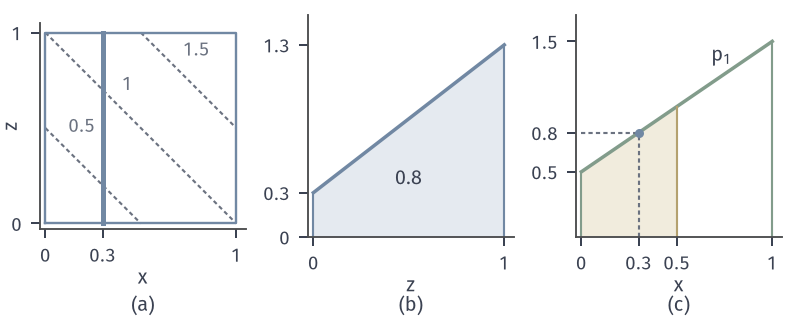

Write the Python code that produced this figure.
from pathlib import Path
import sys
ROOT = next(p for p in Path(__file__).resolve().parents if (p/"build.sh").is_file() and (p/"tex/book.tex").is_file())
sys.path.insert(0, str(ROOT/"figures/00-shared/mathematical-preliminaries-upper/00-shared/comprehension-figures"))
from support import figure, save, BLUE, GREEN, YELLOW, RED, PURPLE, INK, MUTED, GRID, BLUE_FILL, GREEN_FILL, YELLOW_FILL, RED_FILL, PURPLE_FILL
import numpy as np

# p(x,z)=x+z on [0,1]^2; fiber at x0=0.3; p1(x)=x+1/2; mass of [0,1/2]=3/8.
fig, axes = figure(width_mm=112, height_mm=46, ncols=3)
fig.set_layout_engine(None)
fig.subplots_adjust(left=.05, right=.985, top=.95, bottom=.27, wspace=.3)
a, b, c = axes
x0 = .3
for lev in (.5, 1, 1.5):
    if lev <= 1: X = [0, lev]; Z = [lev, 0]
    else: X = [lev-1, 1]; Z = [1, lev-1]
    a.plot(X, Z, color=MUTED, lw=.85, ls=(0, (2, 1.5)))
for lev, xx, zz in ((.5, .12, .46), (1, .4, .68), (1.5, .72, .86)):
    a.text(xx, zz, f'{lev:g}', color=MUTED, fontsize=7.5, ha='left', va='bottom')
a.plot([0, 1, 1, 0, 0], [0, 0, 1, 1, 0], color=BLUE, lw=.95)
a.plot([x0, x0], [0, 1], color=BLUE, lw=2.0)
a.set_xlim(-.03, 1.05); a.set_ylim(-.03, 1.05); a.set_aspect('equal', adjustable='box')
a.set_xticks([0, x0, 1]); a.set_xticklabels(['0', '0.3', '1']); a.set_yticks([0, 1]); a.set_xlabel('$x$', labelpad=1); a.set_ylabel('$z$', labelpad=-4)
z = np.linspace(0, 1, 100)
b.fill_between(z, 0, x0+z, color=BLUE_FILL, lw=0)
b.plot(z, x0+z, color=BLUE, lw=1.4); b.plot([0, 0], [0, x0], color=BLUE, lw=.85); b.plot([1, 1], [0, 1.3], color=BLUE, lw=.85)
b.set_xlim(-.03, 1.05); b.set_ylim(0, 1.5); b.set_xticks([0, 1]); b.set_yticks([0, .3, 1.3]); b.set_yticklabels(['0', '0.3', '1.3']); b.set_xlabel('$z$', labelpad=1)
b.text(.5, .35, '$0.8$', color=INK, ha='center')
t = np.linspace(0, 1, 100); s = np.linspace(0, .5, 60)
c.fill_between(s, 0, s+.5, color=YELLOW_FILL, lw=0)
c.plot(t, t+.5, color=GREEN, lw=1.4); c.plot([0, 0], [0, .5], color=GREEN, lw=.85); c.plot([1, 1], [0, 1.5], color=GREEN, lw=.85); c.plot([.5, .5], [0, 1], color=YELLOW, lw=.85)
c.plot([x0], [.8], 'o', ms=3.6, color=BLUE, mew=0, zorder=5)
c.plot([0, x0], [.8, .8], color=MUTED, lw=.85, ls=(0, (2, 1.5))); c.plot([x0, x0], [0, .8], color=MUTED, lw=.85, ls=(0, (2, 1.5)))
c.set_xlim(-.03, 1.05); c.set_ylim(0, 1.7); c.set_xticks([0, x0, .5, 1]); c.set_xticklabels(['0', '0.3', '0.5', '1']); c.set_yticks([.5, .8, 1.5]); c.set_yticklabels(['0.5', '0.8', '1.5']); c.set_xlabel('$x$', labelpad=1)
c.text(.68, 1.35, '$p_1$', color=INK)
for ax, s_ in zip(axes, ('(a)', '(b)', '(c)')):
    p = ax.get_position(); fig.text((p.x0+p.x1)/2, .03, s_, ha='center', va='bottom')
save(fig, Path(__file__).resolve().parent, 'figure', {'formula': 'p=x+z; fiber x0=0.3; integral 0.8; p1=x+1/2; mass[0,1/2]=3/8'})
